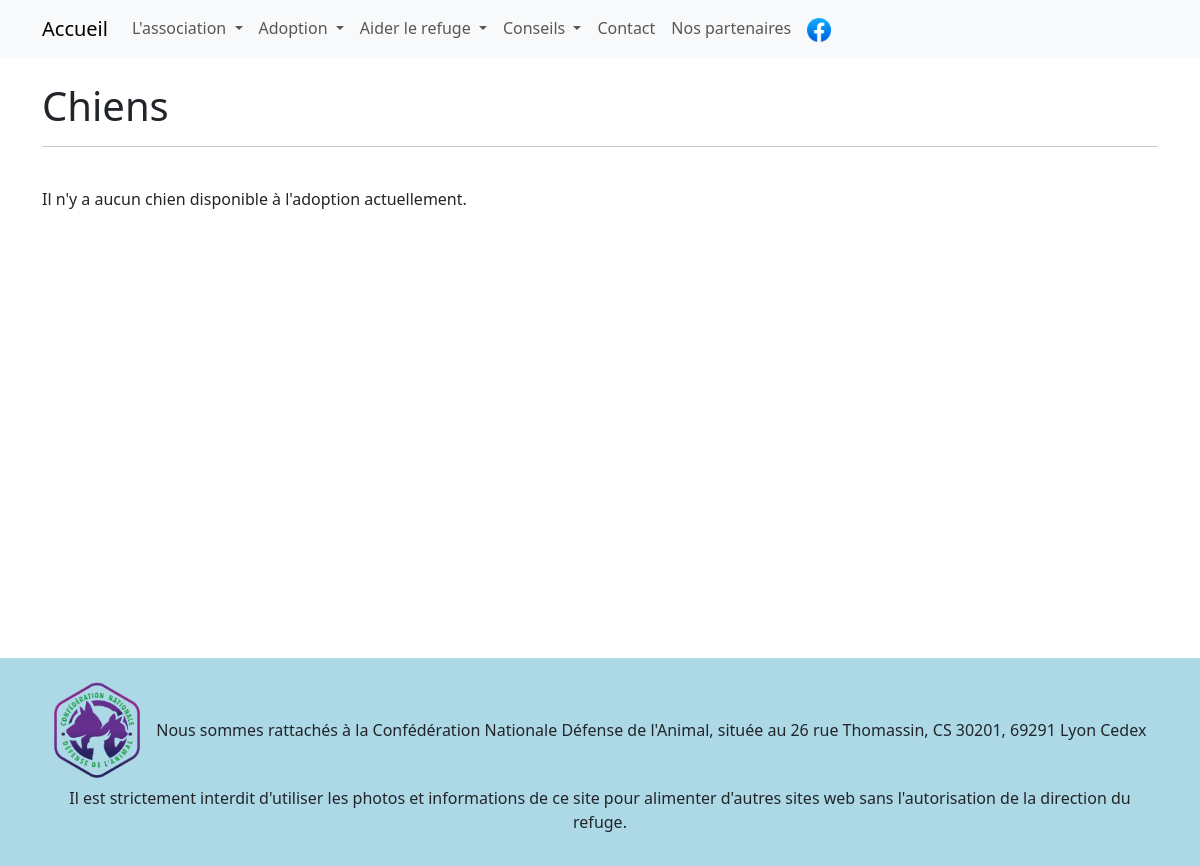
The app's page /chiens.php, older data.
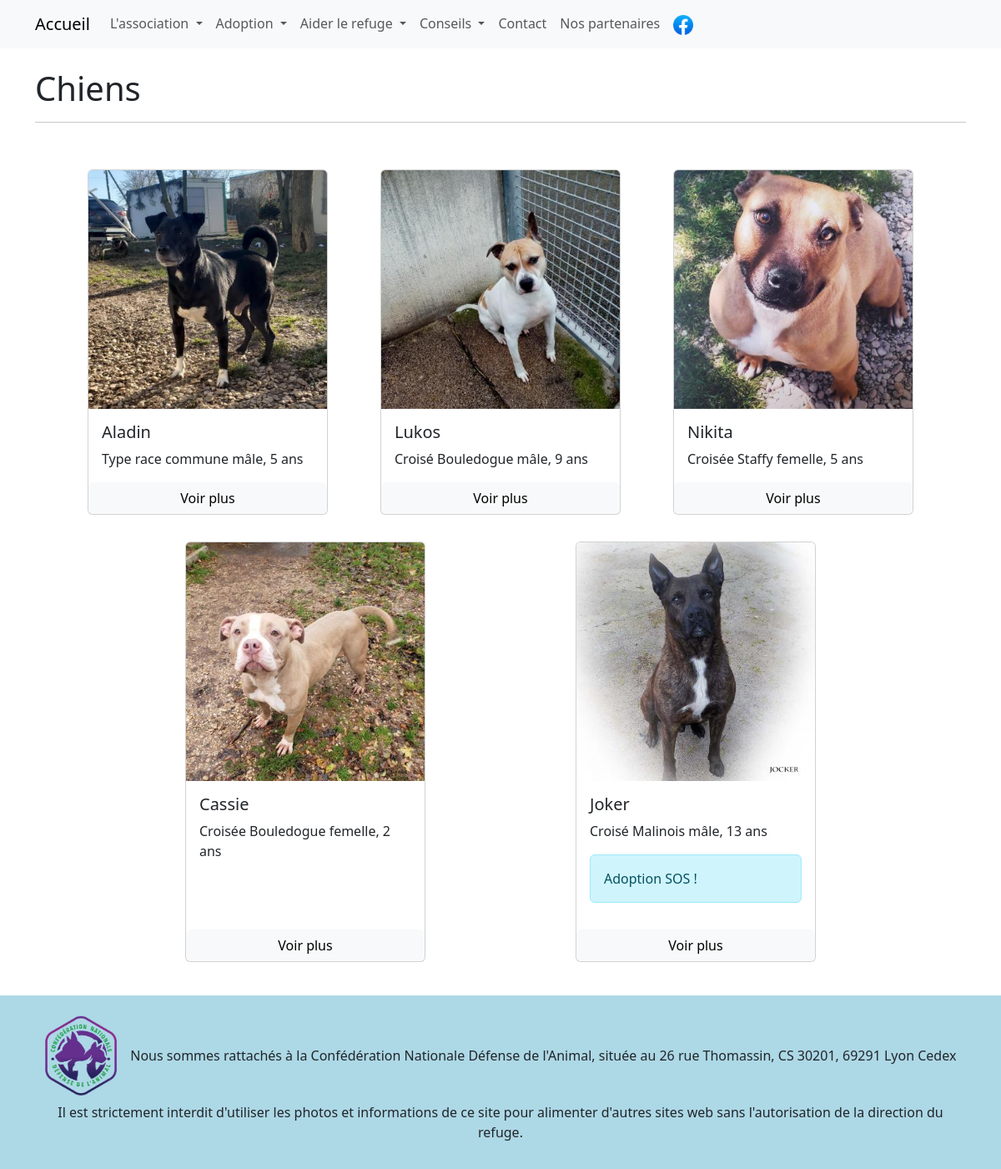
The same page, newer data.
### tables this page shows
CREATE TABLE `animals` (
  `id` int NOT NULL,
  `name` varchar(255) NOT NULL,
  `animal_type` varchar(255) NOT NULL,
  `animal_race` varchar(255) DEFAULT NULL,
  `mfi` tinyint UNSIGNED NOT NULL,
  `birthdate` date DEFAULT NULL,
  `file_name` varchar(255) NOT NULL,
  `description` blob NOT NULL,
  `maison` varchar(255) DEFAULT NULL,
  `appartement` varchar(255) DEFAULT NULL,
  `enfants` varchar(255) DEFAULT NULL,
  `chiens` varchar(255) DEFAULT NULL,
  `chats` varchar(255) DEFAULT NULL,
  `categorie` varchar(255) DEFAULT NULL,
  `adoption_sos` tinyint DEFAULT NULL
);

### chiens.php (the view, shortened to what this page needs)
<?php
require('appelEtPost/dbconnect.php');
$chiens = $bdd->query("SELECT animals.id, animals.name, animals.animal_race, animals.mfi, animals.file_name, animals.birthdate, animals.adoption_sos FROM animals WHERE animals.animal_type = 'chien'");
$donneesChiens = $chiens->fetchall(PDO::FETCH_ASSOC);
?>
<!DOCTYPE html>
<html lang="en">
<head>
<?php require('commun/header.php'); ?>
    <main>
        <div class="container">
        <h1>Chiens<?php if (isset($_SESSION['check']) && $_SESSION['check'] == "log") {echo(' <a href="new-animal.php" class="btn btn-primary">Nouveau</a>');}?></h1><hr><br>
        <?php if ($donneesChiens) { ?>
            <div class="conteneur-de-cartes">
                <?php foreach ($donneesChiens as $donneeChien) { ?>
                    <div class="card" style="width: 18rem;">
                        <img src="medias/images/photos_animaux/<?=$donneeChien['file_name']?>" class="card-img-top" alt="photo <?=$donneeChien['file_name']?>">
                        <div class="card-body">
                            <h5 class="card-title"><?=$donneeChien['name']?></h5>
                            <p class="card-text">
                                <?php
                                $infoschien = "";
                                if ($donneeChien['animal_race']) {$infoschien = $infoschien.$donneeChien['animal_race']." "; };
                                if ($donneeChien['mfi'] == 1) {$infoschien =$infoschien.'mâle';} elseif ($donneeChien['mfi'] == 2) {$infoschien =$infoschien.'femelle';};
                                $birthdate = new DateTime($donneeChien['birthdate']);
                                $datetime = new DateTime();
                                $dateDiff = $birthdate->diff($datetime);
                                if ($dateDiff->y >= 1) {
                                    $infoschien =$infoschien.", ".$dateDiff->y." ans";
                                } elseif ($dateDiff->y == 1) {
                                    $infoschien =$infoschien.", 1 an";
                                } else {
                                    $infoschien =$infoschien.", ".$dateDiff->m." mois";
                                };
                                echo(ucfirst($infoschien));
                                if ($donneeChien['adoption_sos']) {
                                    echo('<div class="alert alert-info" role="alert">Adoption SOS !</div>');
                                }
                                ?>
                            </p>
                        </div>
                        <a href="details-animal.php?id=<?=$donneeChien['id']?>" class="btn btn-light">Voir plus</a>
                    </div>
                <?php } ?>
            </div>
        <?php } else { echo("Il n'y a aucun chien disponible à l'adoption actuellement."); } ?>
        </div>
    </main>
<?php require('commun/footer.php'); ?>

### commun/header.php (shortened to what this page needs)
    <link href="https://cdn.jsdelivr.net/npm/bootstrap@5.3.2/dist/css/bootstrap.min.css" rel="stylesheet">
    <link href="css/bsDropdownAnim.css" rel="stylesheet">
    <link href="css/style.css" rel="stylesheet">
</head>
<body>
<header>
<nav class="navbar navbar-expand-lg bg-body-tertiary ">
  <div class="container-md">
    <a class="navbar-brand" href="index.php">Accueil</a>
    <div class="collapse navbar-collapse" id="navbarNavDropdown">
      <ul class="navbar-nav">
        <li class="nav-item dropdown">
            <a class="nav-link dropdown-toggle" href="#" role="button" data-bs-toggle="dropdown" aria-expanded="false">
                L'association
            </a>
        </li>
        <li class="nav-item dropdown">
            <a class="nav-link dropdown-toggle" href="#" role="button" data-bs-toggle="dropdown" aria-expanded="false">
                Adoption
            </a>
        </li>
        <li class="nav-item dropdown">
            <a class="nav-link dropdown-toggle" href="#" role="button" data-bs-toggle="dropdown" aria-expanded="false">
                Aider le refuge
            </a>
        </li>
        <li class="nav-item dropdown">
            <a class="nav-link dropdown-toggle" href="#" role="button" data-bs-toggle="dropdown" aria-expanded="false">
                Conseils
            </a>
        </li>
        <li class="nav-item">
          <a class="nav-link" href="#">Contact</a>
        </li>
        <li class="nav-item">
          <a class="nav-link" href="#">Nos partenaires</a>
        </li>
        <li class="nav-item">
          <a class="nav-link" href="https://www.facebook.com/refugedereims51/" target="_blank">
            <img src="medias/images/logos/logo_fb.png" alt="Facebook Refuge Les Amis des Bêtes" class="navbarIcon">
          </a>
        </li>
      </ul>
    </div>
  </div>
</nav>
</header>

### commun/footer.php (shortened to what this page needs)
<footer>
    <div class="container">
        <div class="footer">
            <div class="footerCNDDLA">
                <a href="https://www.defensedelanimal.fr/" target="_blank"><img src="medias/images/logos/logo_cnddla.png" alt="Logo Confédération Nationale Défense de l'Animal" id="logoCNDDLA"></a>
                <p class="footerP">Nous sommes rattachés à la Confédération Nationale Défense de l'Animal, située au 26 rue Thomassin, CS 30201, 69291 Lyon Cedex</p>
            </div>
            <p class="footerP">Il est strictement interdit d'utiliser les photos et informations de ce site pour alimenter d'autres sites web sans l'autorisation de la direction du refuge.</p>
        </div>
    </div>
</footer>
</body>
</html>

### css/style.css (style rules this page uses)
main { min-height: 69svh; }
h3, p { word-wrap:break-word; hyphens: auto; }
nav { margin-bottom: 1.5em; }
.navbarIcon { max-height: 1.5em; }
footer { background-color: lightblue; margin-top: 1.5em; }
.footer { display: flex; flex-wrap: wrap; justify-content: center; padding: 1em 0 2em 0; }
.footer > * { margin: 0.5em 0; width: fit-content; }
.footerCNDDLA { display: flex; }
p.footerP { margin: auto 0; text-align: center; }
img#logoCNDDLA { max-height: 6em; padding-right: 1em; }
.conteneur-de-cartes { display: flex; justify-content: space-evenly; flex-wrap: wrap; }
.card { margin: 1em 0; }

Row changes from the older to the newer data that the page shows:
added animals: file_name (picture), name "Aladin", birthdate "Type race commune mâle, 5 ans"
added animals: file_name (picture), name "Lukos", birthdate "Croisé Bouledogue mâle, 9 ans"
added animals: file_name (picture), name "Nikita", birthdate "Croisée Staffy femelle, 5 ans"
added animals: file_name (picture), name "Cassie", birthdate "Croisée Bouledogue femelle, 2 ans"
added animals: file_name (picture), name "Joker", birthdate "Croisé Malinois mâle, 13 ans", adoption_sos "Adoption SOS !"
Text that changed along with them:
text no longer shown: "Il n'y a aucun chien disponible à l'adoption actuellement."
